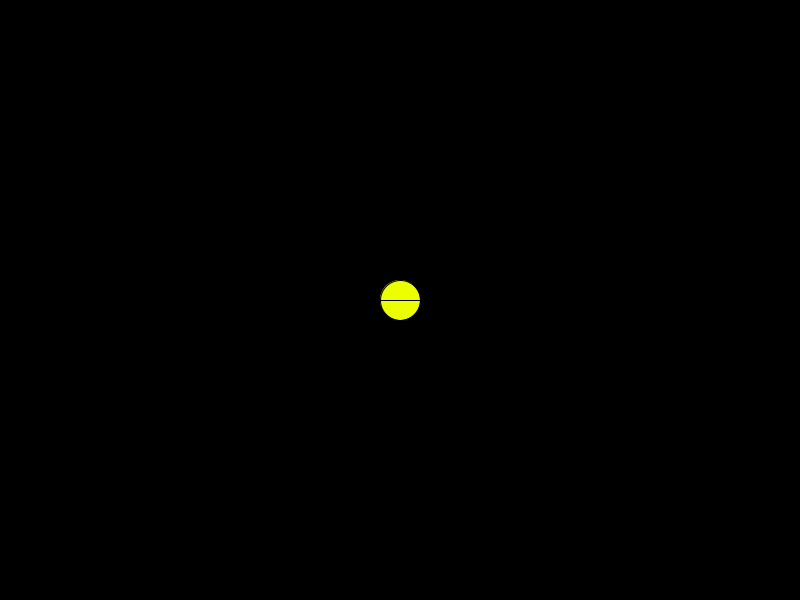
Frame 1 (no input)
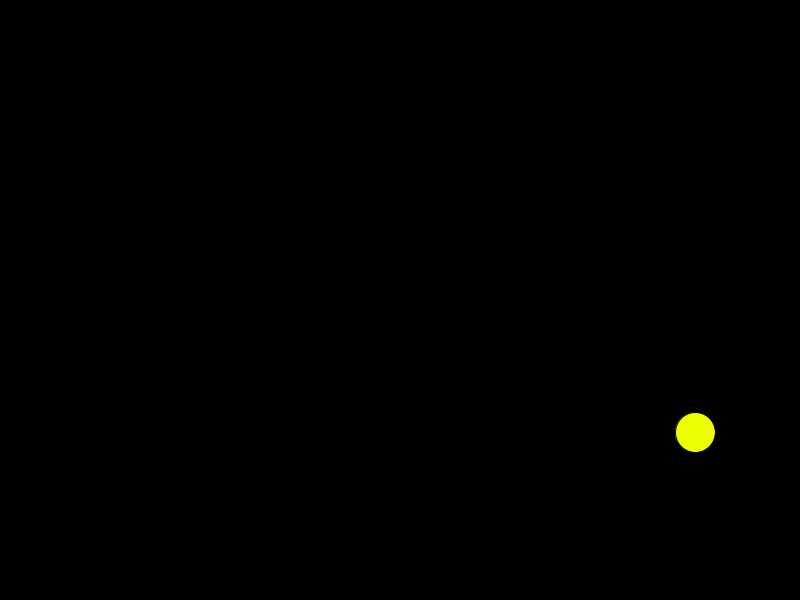
Frame 60 (the mouse pressed at the canvas centre just before this capture)
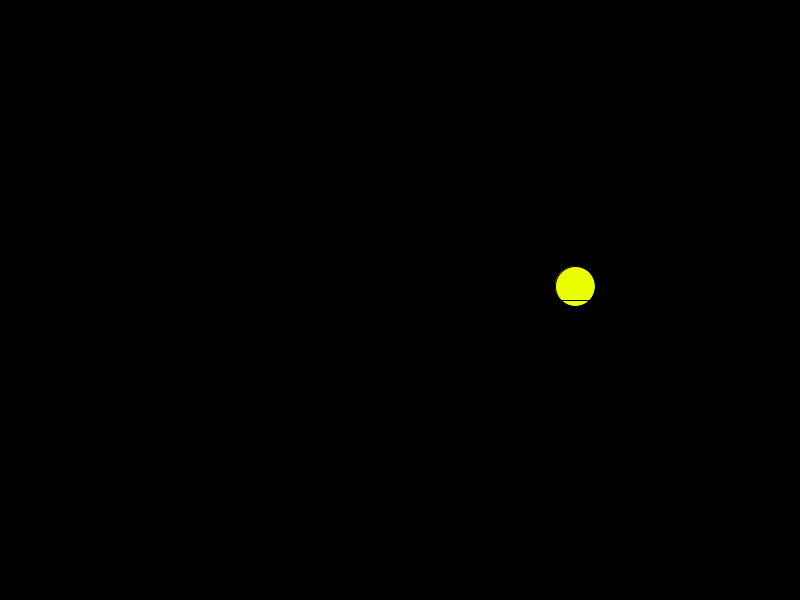
Frame 120 (the mouse held since frame 60 and released just before this capture)

The Processing sketch that drew these frames (run headless with seeded random() and noise(); from frame 60 on, the mouse is pressed at the canvas centre):

// Processing sketch: Bouncing_Ball_AP
// ── Bouncing_Ball_AP.pde
float xPos;
float yPos;
float xVel;
float yVel;
float diam;
float acc;
void settings(){
  size(800,600);
  
}
void setup(){
  xPos=width/2; //meters
  yPos=height/2; //meters
  xVel=300 * (1/60F); //m/s
  yVel=200 * (1/60F); // m/s
  acc=9.8 *(1/60F);
  diam=40;
  
}
void draw(){
  background(0);
  fill(235, 255,0);
  ellipse(xPos,yPos,diam,diam);
  fill(255);
  line(0,height/2,width,height/2);
  fill(255);
  xPos+=xVel;
  yPos+=yVel;
  yVel+=acc;
  
  if (yPos>height-diam/2 || yPos<diam/2){
    yVel=-yVel+acc;
        }
  if (xPos>width-diam/2 || xPos<diam/2){
    xVel=-xVel;
    //acc*=-1;
  }
}
